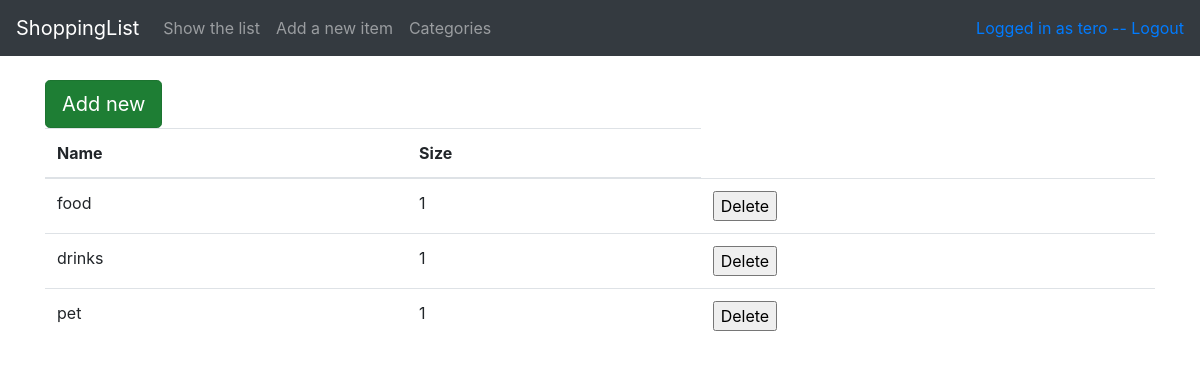
Page /categories (signed in) on the committed database.
### application/auth/models.py (models this page shows, shortened)
class User(db.Model):
    __tablename__ = "account"
    id = db.Column(db.Integer, primary_key=True)
    username = db.Column(db.String(144), nullable=False, unique=True)
    password = db.Column(db.String(144), nullable=False)
    items = db.relationship("Item", backref='account', lazy=True)
    categories = db.relationship("Category", backref='account', lazy=True)

### application/categories/models.py (models this page shows, shortened)
class Category(db.Model):
    id = db.Column(db.Integer, primary_key=True)
    cname = db.Column(db.String(144), nullable=False, unique=True)
    size = db.Column(db.Integer, nullable=False)
    account_id = db.Column(db.Integer, db.ForeignKey('account.id'), nullable=False)
    items = db.relationship("Item", backref='category', lazy=True)
    @staticmethod
    @login_required
    def list_categories_for_user(account=0):
        stmt = text("SELECT Category.cname, Category.size FROM Category"
                    " WHERE (Category.account_id = :account OR Category.account_id=0)"
                    " ORDER BY Category.size").params(account=account)
        res = db.engine.execute(stmt)
        response = []
        for row in res:
            response.append({"cname":row[0], "size":row[1]})
        return response

### application/categories/views.py (the view)
@app.route("/categories", methods=["GET", "POST"])
@login_required
def categories_index():
    return render_template("categories/list.html", categories = Category.list_categories_for_user(current_user.id))

### application/__init__.py (called while the page is built)
@login_manager.user_loader
def load_user(user_id):
    return User.query.get(user_id)

### application/templates/categories/list.html
{% extends "layout.html" %}
{% block body %}
  <table class="table">
  	<tr>
  		<a href="{{ url_for('categories_form') }}" class="btn btn-success btn-lg active" role="button" aria-pressed="true">Add new</a>
  	</tr>
  	<thead>
    <tr>
      <th>Name</th>
      <th>Size</th>
    </tr>
    </thead>
    <tbody>
    {% for category in categories %}
    <tr>
      <td>{{ category.cname }}</td>
      <td>{{ category.size }}</td>
      <td>
	<form method="POST" action="{{ url_for('categories_remove', category_id=category.id) }}">
	  <input type="submit" value="Delete"/>
	</form>
      </td>
    </tr>
    {% endfor %}
    </tbody>
  </table>
{% endblock %}

### application/templates/layout.html (shortened to what this page needs)
<!DOCTYPE html>
<html>
  <head>
    <link rel="stylesheet" href="https://maxcdn.bootstrapcdn.com/bootstrap/4.0.0/css/bootstrap.min.css">
  </head>
  <body>
    <nav class="navbar navbar-expand-md navbar-dark bg-dark mb-4">
	<a class="navbar-brand" href="#">ShoppingList</a>
	<div class="collapse navbar-collapse" id="navbarCollapse">
          <ul class="navbar-nav mr-auto">
          {%if current_user.is_authenticated %}
            <li class="nav-item">
            	<a class="nav-link" href="{{url_for('items_index')}}">Show the list</a>
            </li>
            <li class="nav-item">
            	<a class="nav-link" href="{{url_for('items_form')}}">Add a new item</a>
            </li>
            <li class="nav-item">
            	<a class="nav-link" href="{{url_for('categories_index')}}">Categories</a>
            </li>
            {% endif %}
          </ul>
  <div class="form-inline mt-2 mt-md-0">
  	{%if current_user.is_authenticated %}
	<a href="{{ url_for('auth_logout') }}"> Logged in as {{ current_user.username }} -- Logout</a>
	{% else %}
	<li><a href="{{ url_for('auth_login') }}">Login</a></li>
	<li><a href="{{ url_for('auth_create') }}">Sign up</a></li>
  {% endif %}
  </div>
  </div>
  </nav>
	<main role="main" class="container">
    	{% block body %}{% endblock %}
	</main>
  </body>
</html>

### rows in the picture
User: username "tero"
Category: cname "food", size "1"
Category: cname "drinks", size "1"
Category: cname "pet", size "1"
